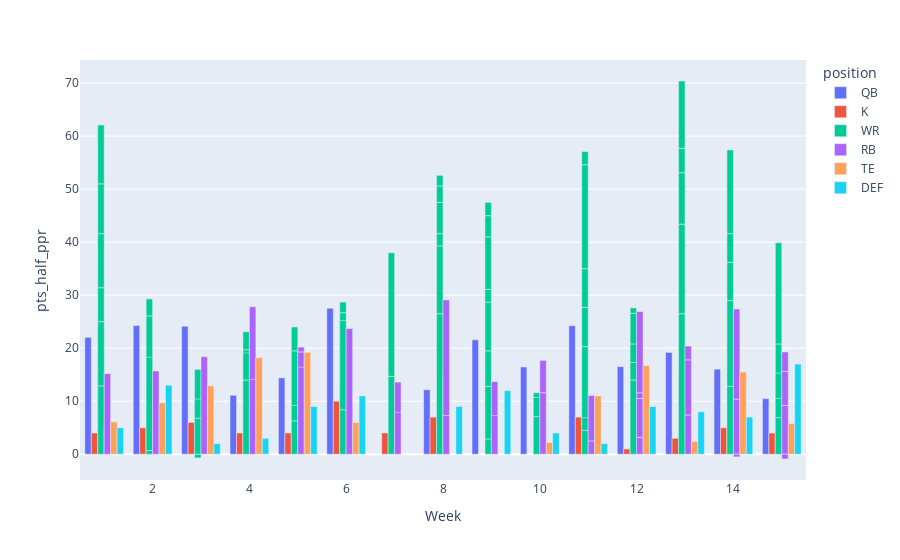

This figure's notebook cell:
### Code cell
fig = px.bar(users_wkly_stats, x = "Week", y = "pts_half_ppr", color = "position", barmode = "group")
fig.show()

### Figure 1 — Plotly figure (JSON) as saved in the notebook; plotly's stock layout.template omitted (floating-point values rounded to 4 significant figures; data arrays with more than 128 entries replaced by an {"elided": "..."} marker saying what was removed)
{"data": [{"alignmentgroup": "True", "hovertemplate": "position=QB<br>Week=%{x}<br>pts_half_ppr=%{y}<extra></extra>", "legendgroup": "QB", "marker": {"color": "#636efa", "pattern": {"shape": ""}}, "name": "QB", "offsetgroup": "QB", "orientation": "v", "showlegend": true, "textposition": "auto", "type": "bar", "x": [1, 2, 3, 4, 5, 6, 7, 8, 9, 10, 11, 12, 13, 14, 15], "xaxis": "x", "y": [22.04, 24.26, 24.12, 11.12, 14.4, 27.52, null, 12.16, 21.58, 16.46, 24.24, 16.52, 19.2, 16.04, 10.48], "yaxis": "y"}, {"alignmentgroup": "True", "hovertemplate": "position=K<br>Week=%{x}<br>pts_half_ppr=%{y}<extra></extra>", "legendgroup": "K", "marker": {"color": "#EF553B", "pattern": {"shape": ""}}, "name": "K", "offsetgroup": "K", "orientation": "v", "showlegend": true, "textposition": "auto", "type": "bar", "x": [1, 2, 3, 4, 5, 6, 7, 8, 9, 10, 11, 12, 13, 14, 15], "xaxis": "x", "y": [4, 5, 6, 4, 4, 10, 4, 7, null, null, 7, 1, 3, 5, 4], "yaxis": "y"}, {"alignmentgroup": "True", "hovertemplate": "position=WR<br>Week=%{x}<br>pts_half_ppr=%{y}<extra></extra>", "legendgroup": "WR", "marker": {"color": "#00cc96", "pattern": {"shape": ""}}, "name": "WR", "offsetgroup": "WR", "orientation": "v", "showlegend": true, "textposition": "auto", "type": "bar", "x": {"elided": "135 int values"}, "xaxis": "x", "y": {"elided": "135 float values"}, "yaxis": "y"}, {"alignmentgroup": "True", "hovertemplate": "position=RB<br>Week=%{x}<br>pts_half_ppr=%{y}<extra></extra>", "legendgroup": "RB", "marker": {"color": "#ab63fa", "pattern": {"shape": ""}}, "name": "RB", "offsetgroup": "RB", "orientation": "v", "showlegend": true, "textposition": "auto", "type": "bar", "x": [1, 1, 1, 1, 2, 2, 2, 2, 3, 3, 3, 3, 4, 4, 4, 4, 5, 5, 5, 5, 6, 6, 6, 6, 7, 7, 7, 7, 8, 8, 8, 8, 9, 9, 9, 9, 10, 10, 10, 10, 11, 11, 11, 11, 12, 12, 12, 12, 13, 13, 13, 13, 14, 14, 14, 14, 15, 15, 15, 15], "xaxis": "x", "y": [1.8, 3.2, null, 15.2, 1.6, 7.9, null, 15.7, null, 18.4, null, null, 1.7, 26.1, null, 14.1, 19.3, 0.9, null, 16.4, 8.9, null, null, 23.7, 13.6, null, null, 7.9, 15, null, 7.3, 21.8, 13.7, null, null, 7.3, null, null, 11.6, 6.1, 2.5, 8.6, 0.1, null, 3.2, 7.3, 1.1, 15.3, 7.4, 10.4, 2.6, null, 10.4, 17, -0.5, null, 9.2, 6.4, -0.9, 3.7], "yaxis": "y"}, {"alignmentgroup": "True", "hovertemplate": "position=TE<br>Week=%{x}<br>pts_half_ppr=%{y}<extra></extra>", "legendgroup": "TE", "marker": {"color": "#FFA15A", "pattern": {"shape": ""}}, "name": "TE", "offsetgroup": "TE", "orientation": "v", "showlegend": true, "textposition": "auto", "type": "bar", "x": [1, 2, 3, 4, 5, 6, 7, 8, 9, 10, 11, 12, 13, 14, 15], "xaxis": "x", "y": [6.1, 9.7, 12.9, 18.2, 19.2, 6, null, null, null, 2.2, 11, 16.7, 2.4, 15.5, 5.8], "yaxis": "y"}, {"alignmentgroup": "True", "hovertemplate": "position=DEF<br>Week=%{x}<br>pts_half_ppr=%{y}<extra></extra>", "legendgroup": "DEF", "marker": {"color": "#19d3f3", "pattern": {"shape": ""}}, "name": "DEF", "offsetgroup": "DEF", "orientation": "v", "showlegend": true, "textposition": "auto", "type": "bar", "x": [1, 2, 3, 4, 5, 6, 7, 8, 9, 10, 11, 12, 13, 14, 15], "xaxis": "x", "y": [5, 13, 2, 3, 9, 11, null, 9, 12, 4, 2, 9, 8, 7, 17], "yaxis": "y"}], "layout": {"barmode": "group", "legend": {"title": {"text": "position"}, "tracegroupgap": 0}, "margin": {"t": 60}, "xaxis": {"anchor": "y", "domain": [0, 1], "title": {"text": "Week"}}, "yaxis": {"anchor": "x", "domain": [0, 1], "title": {"text": "pts_half_ppr"}}}}
